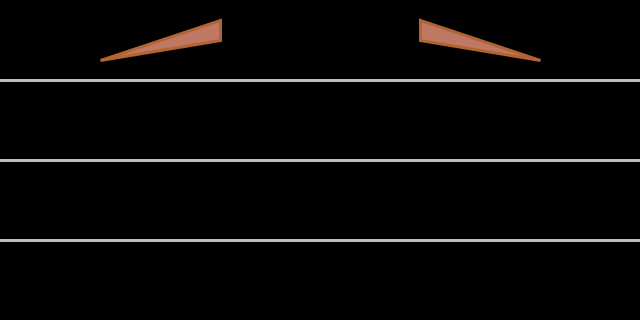
Frame 1 (no input)
Frame 60 (the mouse pressed at the canvas centre just before this capture): identical to frame 1, image omitted
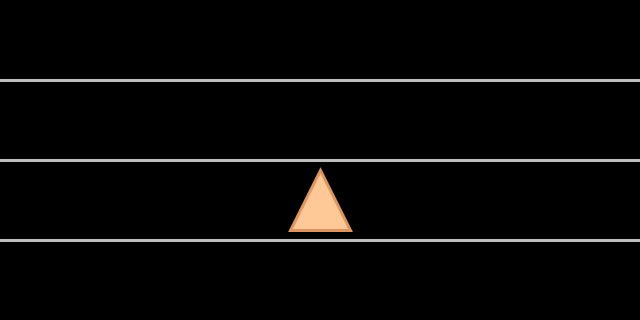
Frame 120 (the mouse held since frame 60 and released just before this capture)

The Processing sketch that drew these frames (run headless with seeded random() and noise(); from frame 60 on, the mouse is pressed at the canvas centre):

// Processing sketch: smilingFace
// ── smilingFace.pde
void setup() {
  size(640, 320);
}

void draw() {
  background(0);
  rectMode(CENTER);

  stroke(190);
  strokeWeight(3);
  line(0, 80, 640, 80);
  line(0, 160, 640, 160);
  line(0, 240, 640, 240);

  if (mouseY < 80) {
    stroke(180, 100, 50);
    fill(190, 120, 100);
    triangle(100, 60, 220, 20, 220, 40);
    triangle(420, 20, 540, 60, 420, 40);
  } else if (mouseY < 160) {
    stroke(0, 150, 255);
    fill(0, 255, 255);
    square(160, 120, 50);
    square(480, 120, 50);
    
    fill(0);
    square(160, 120, 25);
    square(480, 120, 25);
  } else if (mouseY < 240) {
    stroke(220, 150, 100);
    fill(255, 200, 150);
    triangle(320, 170, 290, 230, 350, 230);
  } else {
    stroke(220, 0, 100);
    strokeWeight(5);
    line(160, 290, 480, 290);
    line(160, 290, 160, 270);
    line(480, 290, 480, 270);
  }
}
